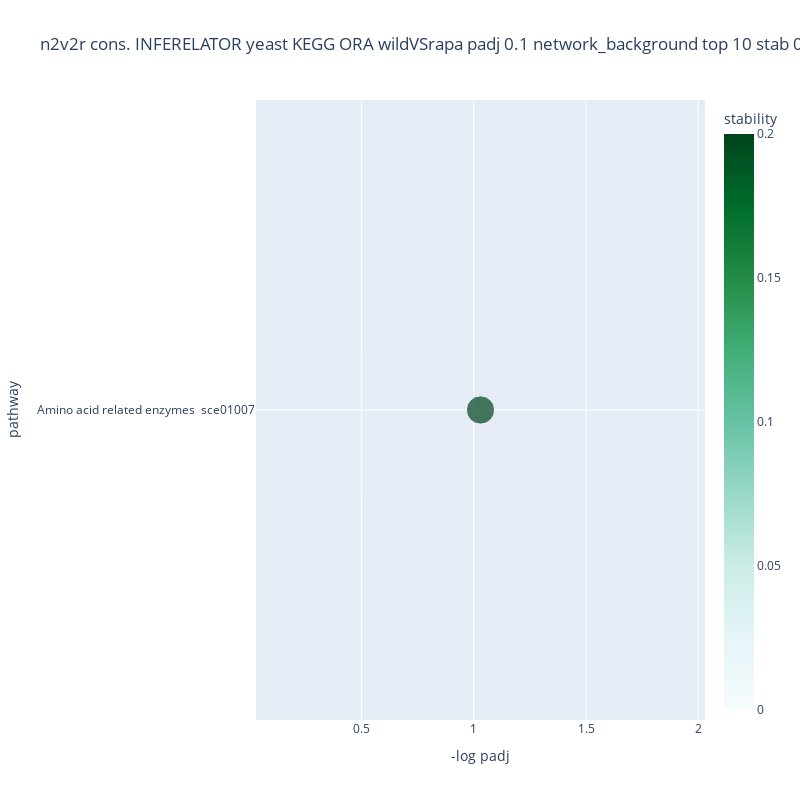
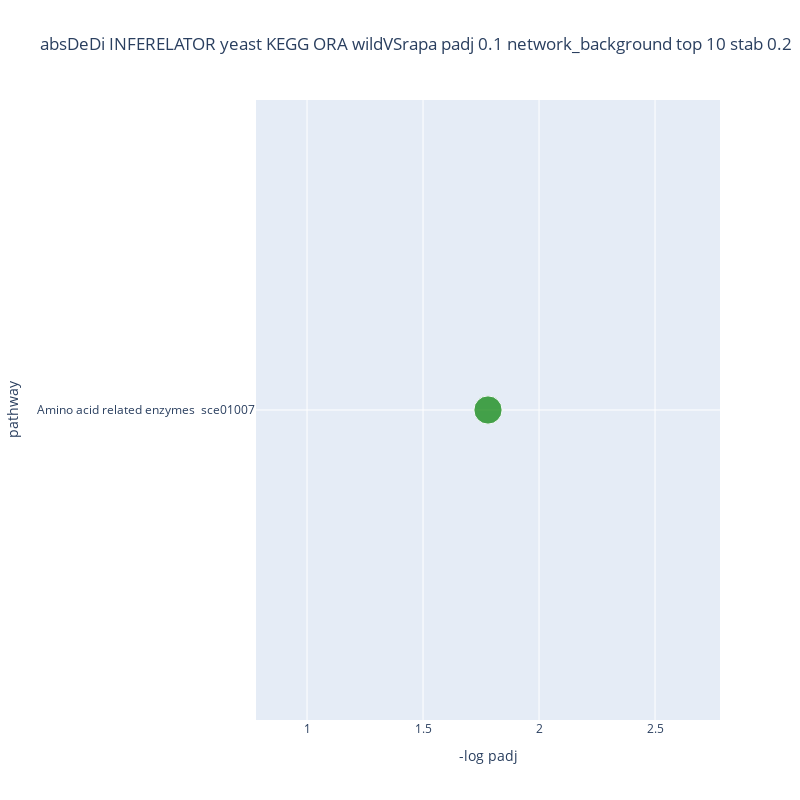

Notebook code for these charts, in order:
### Code cell
from node2vec2rank.post_utils import plot_gseapy_enrich 

stability_cutoff = 0.2
padj_cutoff = 0.1

save_directory = '../results/results_gsea/' + gsea_parent_folder_name
# save_directory = None


title = network_inf_method+ " " +  tissue +  " KEGG ORA " + target + " padj " + str(padj_cutoff) + " " +background + " top " + str(top_k_percent) + " stab " + str(stability_cutoff)

plot_gseapy_enrich(n2v2r_consensus_enr_KEGG_pd, has_stability=True, padj_cutoff=padj_cutoff, stability_cutoff=stability_cutoff,  title="n2v2r cons. " + title,output_dir=save_directory)
plot_gseapy_enrich(n2v2r_enr_KEGG_pd, padj_cutoff=padj_cutoff, has_stability=False, stability_cutoff=stability_cutoff, title="n2v2r " + title,output_dir=save_directory)
plot_gseapy_enrich(n2v2r_borda_enr_KEGG_pd, padj_cutoff=padj_cutoff, has_stability=False, stability_cutoff=stability_cutoff, title="n2v2r borda " + title,output_dir=save_directory)
plot_gseapy_enrich(absDeDi_enr_KEGG_pd, padj_cutoff=padj_cutoff, has_stability=False, stability_cutoff=stability_cutoff, title="absDeDi " + title,output_dir=save_directory)

title = network_inf_method+ " " +  tissue +  " GOBP ORA " + target + " padj " + str(padj_cutoff) + " " +background + " top " + str(top_k_percent) + " stab " + str(stability_cutoff)

plot_gseapy_enrich(n2v2r_consensus_enr_GOBP_pd, has_stability=True, padj_cutoff=padj_cutoff,stability_cutoff=stability_cutoff,  title="n2v2r cons. " + title,output_dir=save_directory)
plot_gseapy_enrich(n2v2r_enr_GOBP_pd, padj_cutoff=padj_cutoff,has_stability=False, stability_cutoff=stability_cutoff, title="n2v2r " + title,output_dir=save_directory)
plot_gseapy_enrich(n2v2r_borda_enr_GOBP_pd, padj_cutoff=padj_cutoff,has_stability=False, stability_cutoff=stability_cutoff, title="n2v2r borda " + title,output_dir=save_directory)
plot_gseapy_enrich(absDeDi_enr_GOBP_pd, padj_cutoff=padj_cutoff, has_stability=False, stability_cutoff=stability_cutoff, title="absDeDi " + title,output_dir=save_directory)

### Figure 1 — Plotly figure (JSON) as saved in the notebook; plotly's stock layout.template omitted (floating-point values rounded to 4 significant figures)
{"data": [{"hovertemplate": "-log padj=%{x}<br>pathway=%{y}<br>overlap=%{marker.size}<br>stability=%{marker.color}<extra></extra>", "legendgroup": "", "marker": {"color": [0.2], "coloraxis": "coloraxis", "size": [0.3478], "sizemode": "area", "sizeref": 0.0008696, "symbol": "circle"}, "mode": "markers", "name": "", "orientation": "h", "showlegend": false, "type": "scatter", "x": [1.03], "xaxis": "x", "y": ["Amino acid related enzymes  sce01007"], "yaxis": "y"}], "layout": {"autosize": true, "coloraxis": {"cmax": 0.2, "cmin": 0, "colorbar": {"title": {"text": "stability"}}, "colorscale": [[0, "rgb(247,252,253)"], [0.125, "rgb(229,245,249)"], [0.25, "rgb(204,236,230)"], [0.375, "rgb(153,216,201)"], [0.5, "rgb(102,194,164)"], [0.625, "rgb(65,174,118)"], [0.75, "rgb(35,139,69)"], [0.875, "rgb(0,109,44)"], [1, "rgb(0,68,27)"]]}, "height": 800, "legend": {"itemsizing": "constant", "tracegroupgap": 0}, "title": {"text": "n2v2r cons. INFERELATOR yeast KEGG ORA wildVSrapa padj 0.1 network_background top 10 stab 0.2"}, "width": 800, "xaxis": {"anchor": "y", "domain": [0, 1], "title": {"text": "-log padj"}}, "yaxis": {"anchor": "x", "domain": [0, 1], "title": {"text": "pathway"}}}}

### Figure 2 — Plotly figure (JSON) as saved in the notebook; plotly's stock layout.template omitted (floating-point values rounded to 4 significant figures)
{"data": [{"hovertemplate": "-log padj=%{x}<br>pathway=%{y}<br>overlap=%{marker.size}<extra></extra>", "legendgroup": "", "marker": {"color": "green", "size": [0.3913], "sizemode": "area", "sizeref": 0.0009783, "symbol": "circle"}, "mode": "markers", "name": "", "orientation": "h", "showlegend": false, "type": "scatter", "x": [1.78], "xaxis": "x", "y": ["Amino acid related enzymes  sce01007"], "yaxis": "y"}], "layout": {"autosize": true, "height": 800, "legend": {"itemsizing": "constant", "tracegroupgap": 0}, "title": {"text": "absDeDi INFERELATOR yeast KEGG ORA wildVSrapa padj 0.1 network_background top 10 stab 0.2"}, "width": 800, "xaxis": {"anchor": "y", "domain": [0, 1], "title": {"text": "-log padj"}}, "yaxis": {"anchor": "x", "domain": [0, 1], "title": {"text": "pathway"}}}}
